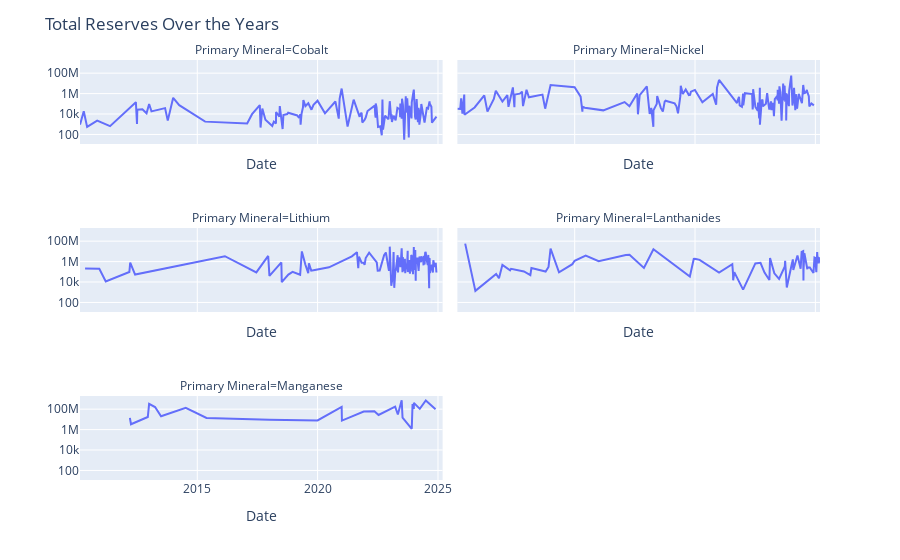

Notebook cell for this chart:
### Code cell
reserves_over_time = combined \
        .groupby(["Reserves & Resources As Of Date", "Primary Mineral"], as_index = False)["Primary Reserves and Resources"] \
        .agg("sum")


fig = px.line(reserves_over_time, x="Reserves & Resources As Of Date", facet_col = "Primary Mineral",
        y="Primary Reserves and Resources", log_y = True, facet_col_wrap=2, facet_row_spacing=0.2)

fig.update_xaxes(title_text="Date")
fig.update_layout(title = "Total Reserves Over the Years")
fig.update_yaxes(title_text=None)
fig.show()
